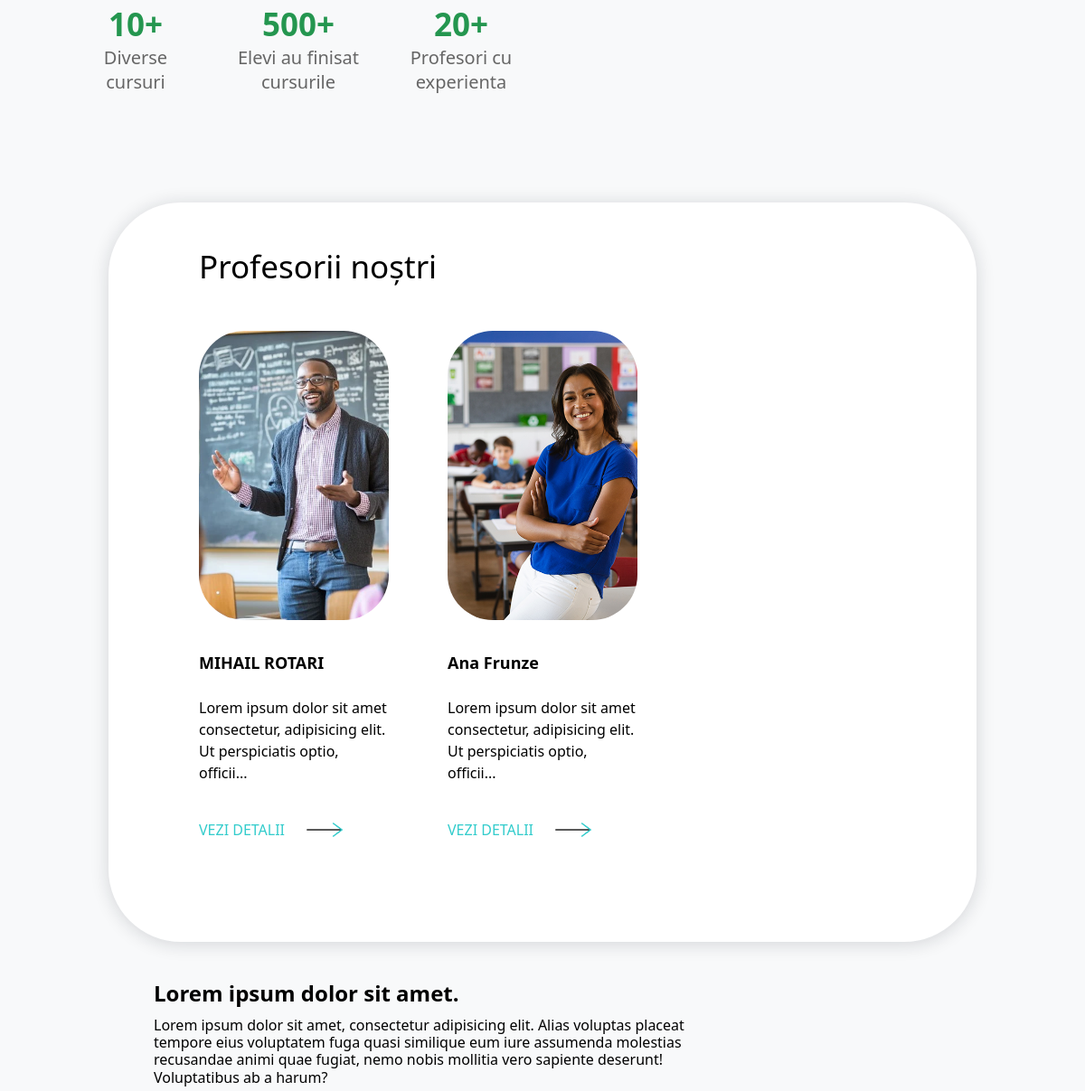
The app's page / (middle part), older data.
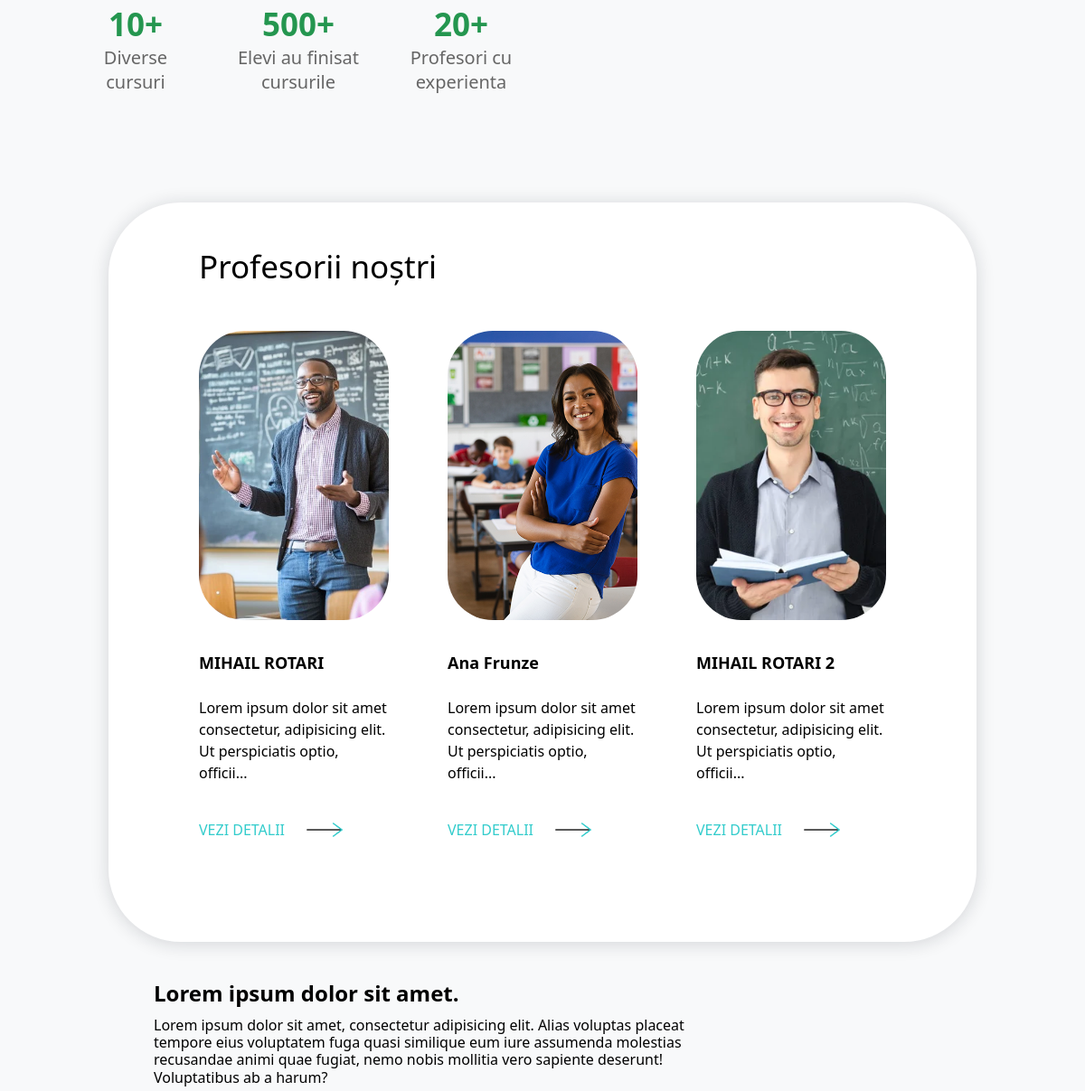
The same page, newer data.
### DCVExpert/models.py (models this page shows, shortened)
class Teacher(models.Model):
    name = models.CharField(max_length=255)
    short_description = models.CharField(max_length=1550)
    description = models.TextField()
    email = models.EmailField(unique=True)
    specialization = models.CharField(max_length=255, blank=True, null=True)
    photo = models.ImageField(upload_to=teacher_image_upload_path)

### DCVExpert/views.py (the view)
# urls.py: 2. Add a URL to urlpatterns:  path('', views.home, name='home')
def home(request):
    try:
        courses = Course.objects.filter(is_visibil=True).order_by('-created_at')[:3]
        teachersToMenu = Teacher.objects.all()[:3]
        context = {'courses':courses,'teachers':teachersToMenu}
    except Poll.DoesNotExist:
        raise Http404("Poll does not exist")
    return render(request, 'DCVExpert/index.html',context)

### DCVExpert/templates/DCVExpert/index.html (shortened to what this page needs)
{% extends 'DCVExpert/template_base.html' %}
{% load static %}
    {% block css %}
    <link rel="stylesheet" href="{% static 'css/index_style.css' %}">
    {% endblock %}
    {% block content %}
    <section class="hero">
        <div class="stats">
            <div class="stat">
                <h2>10+</h2>
                <p>Diverse cursuri</p>
            </div>
            <div class="stat">
                <h2>500+</h2>
                <p>Elevi au finisat cursurile</p>
            </div>
            <div class="stat">
                <h2>20+</h2>
                <p>Profesori cu experienta</p>
            </div>
        </div>
    </section>
    <section class="benefits">
        <div class="benefit__wrap">
            <h2 class="benefit_title">Profesorii noștri</h2>
            <div class="benefit_cards">
                {% for teacher in teachers %}
                <div class="benefit_card">
                    <div class="benefit_cards_pic">
                        <img src="{{ teacher.photo.url }}" alt="Gourse groupe" class="card_img">
                    </div>
                    <h3 class="benefit_cards_titles">{{ teacher.name }}</h3>
                    <p class="benefits_card_desc">{{ teacher.short_description |slice:":227" }}...</p>
                    <a href="./product.html" class="benefits_card_more">VEZI DETALII</a>
                </div>
                {% endfor %}
            </div>
        </div>
    </section>
    <div class="motivation_speach">
        <h2 class="motivation_text">Lorem ipsum dolor sit amet.</h2>
        <p class="motivation_descritptio">Lorem ipsum dolor sit amet, consectetur adipisicing elit. Alias voluptas
            placeat tempore eius voluptatem fuga quasi similique eum iure assumenda molestias recusandae animi quae
            fugiat, nemo nobis mollitia vero sapiente deserunt! Voluptatibus ab a harum?</p>
    </div>
    {% endblock %}

Row changes from the older to the newer data that the page shows:
added Teacher: photo (picture), name "MIHAIL ROTARI 2", short_description "Lorem ipsum dolor sit amet consectetur, adipisicing elit. Ut perspiciatis optio, officii"
